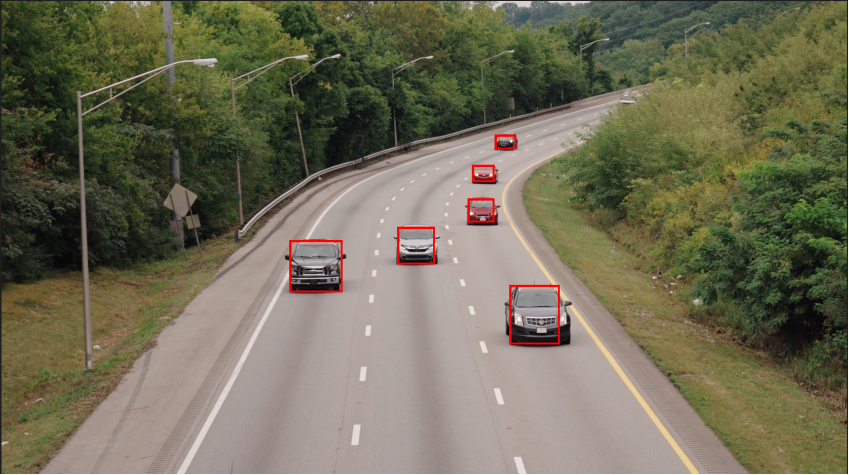
#> input picture hw0/hw0_110550142_1.png, 1698 x 950 px, given in place of video.mp4, which was not available (shown at 1/2 size)
$ python hw0_110550142_2.py
#> lines starting #> are read from the running program, lines starting #| are printed output that depends on the picture; after the words box and inside, x2 and y2 are one past the last pixel; in counts of white or black regions, pixels touching at a corner belong together; pictures that were not available may be replaced by others from this repository, and a replacement may not be noted
import cv2
import imutils
import numpy as np

cap=cv2.VideoCapture("video.mp4")

object_detector=cv2.createBackgroundSubtractorMOG2()

fgbg_mog = cv2.bgsegm.createBackgroundSubtractorMOG()

kernel = cv2.getStructuringElement(cv2.MORPH_ELLIPSE,(3,3))

last=None
while True:
    ret, frame=cap.read()
#> frame is the input picture: shape (950, 1698, 3); mean B, G, R 87.2, 109, 112.7
    frame = cv2.resize(frame, (500, 281), interpolation=cv2.INTER_AREA)
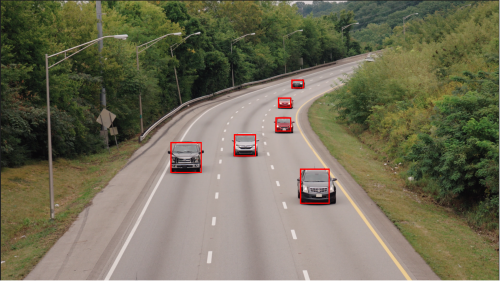
#> frame: shape (281, 500, 3); mean B, G, R 87.2, 109, 112.7
    #frame1=frame[:,:,0]
    mask=object_detector.apply(frame)
#> mask: shape (281, 500); every value is 127
    _, mask = cv2.threshold(mask, 254, 255, cv2.THRESH_BINARY)
#> mask: shape (281, 500); every value is 0
    contours, _ = cv2.findContours(mask,cv2.RETR_TREE,cv2.CHAIN_APPROX_SIMPLE)
#> contours = []

    img1 = cap.read()[1]
    #img2 = cap.read()[1]


    gray1 = cv2.cvtColor(frame, cv2.COLOR_BGR2GRAY)
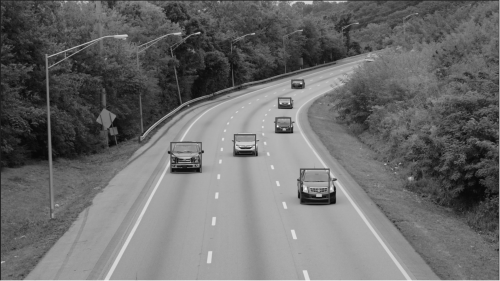
#> gray1: shape (281, 500); min 7, max 251, mean 107.7
    #gray2 = cv2.cvtColor(img2, cv2.COLOR_BGR2GRAY)

    blur1 = cv2.GaussianBlur(gray1,(5,5),0)
    #blur2 = cv2.GaussianBlur(gray2,(5,5),0)

    if last is None:
        last=blur1

    result = cv2.absdiff(blur1, last)
    last=blur1

    result = cv2.resize(result, (500, 281), interpolation=cv2.INTER_AREA)
    ret, th = cv2.threshold(result, 30, 255, cv2.THRESH_BINARY)
    dilated = cv2.dilate(th, None, iterations=36)


    mog = fgbg_mog.apply(frame)
    mog = cv2.morphologyEx(mog, cv2.MORPH_OPEN, kernel)
    b = np.zeros(mog.shape[:2], dtype = "uint8")
    r = np.zeros(mog.shape[:2], dtype = "uint8")

    result_rgb=cv2.merge([b,result,r])
#> result_rgb: shape (281, 500, 3); every value is 0

    stk=np.hstack((frame,result_rgb))
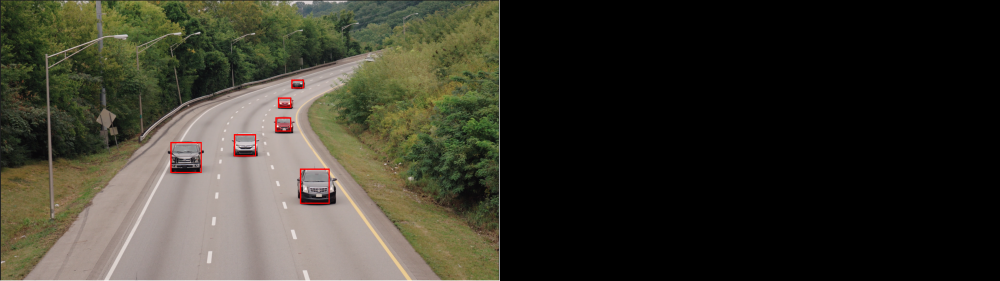
#> stk: shape (281, 1000, 3); mean B, G, R 43.6, 54.5, 56.4
    #cv2.imshow("Frame",frame,width=600)
    #cv2.imshow("Mask",mask)
    cv2.imshow("Result",stk)
    #cv2.imshow("Result",result_rgb)

    key=cv2.waitKey(30)
#> (key q is pressed here)
    if key==27 or key==ord('q'):
        break


cap.release()
cv2.destroyAllWindows()

$ run again, on hw0/hw0_110550142_2.png
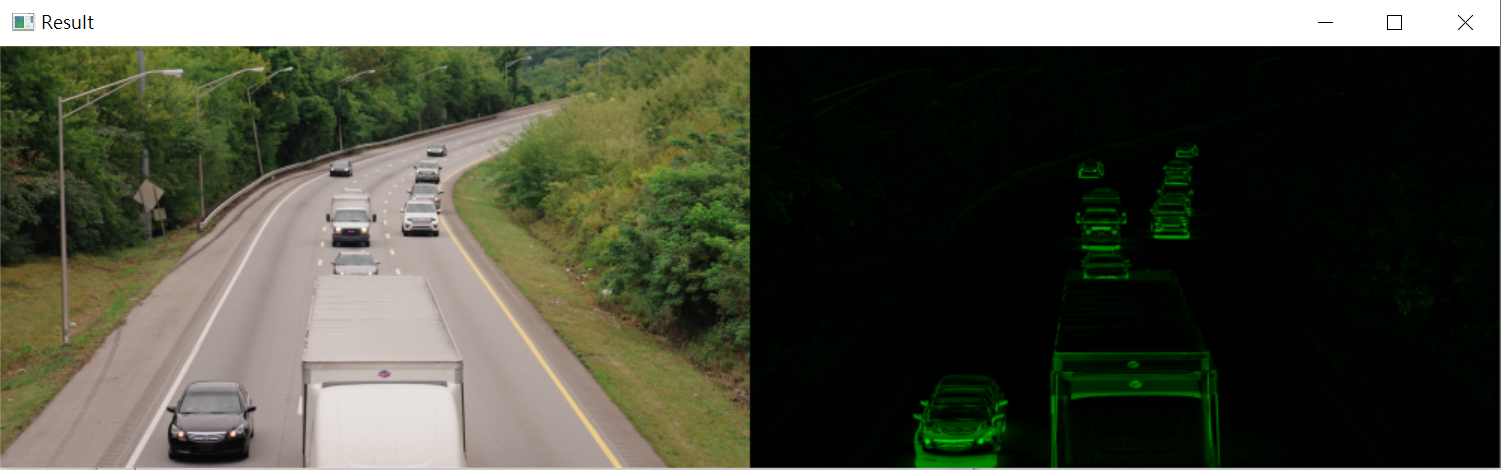
#> input picture hw0/hw0_110550142_2.png, 1502 x 470 px, given in place of video.mp4, which was not available
#> frame is the input picture: shape (470, 1502, 3); mean B, G, R 66.8, 80.7, 78.5
#> frame: shape (281, 500, 3)
#> `mask=object_detector.apply(frame)`:
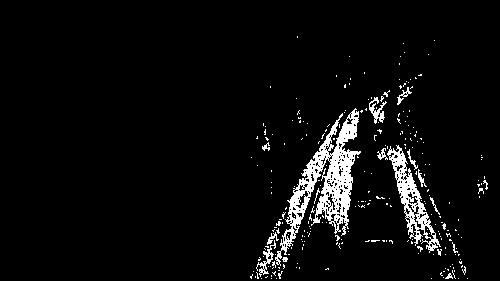
#> mask: shape (281, 500); values 127 (black) and 255 (white), 4.8% white; 258 white regions (241 under 20 px), largest, box (x1, y1, x2, y2) and area: (275, 108, 361, 266) 3671, (387, 145, 441, 253) 1440, (369, 97, 387, 124) 190
#> contours = 515 contours, 487 with area under 20; largest, box (x1, y1, x2, y2) and area: (275, 108, 361, 266) 3890, (387, 145, 441, 253) 1624, (369, 97, 387, 124) 139, (256, 240, 276, 277) 123, (295, 190, 309, 209) 86
#> result: shape (281, 500); every value is 0
#> result_rgb: shape (281, 500, 3); every value is 0
#> `stk=np.hstack((frame,result_rgb))`:
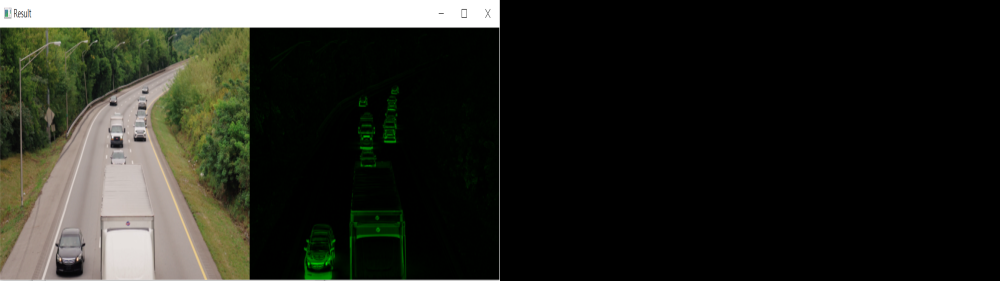
#> stk: shape (281, 1000, 3); mean B, G, R 33.4, 40.4, 39.3
